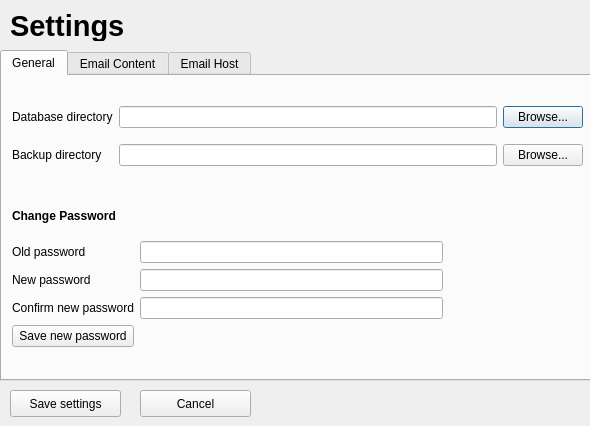
<?xml version="1.0" encoding="UTF-8"?>
<ui version="4.0">
 <class>SettingForm</class>
 <widget class="QDialog" name="SettingForm">
  <property name="geometry">
   <rect>
    <x>0</x>
    <y>0</y>
    <width>590</width>
    <height>426</height>
   </rect>
  </property>
  <property name="windowTitle">
   <string>Dialog</string>
  </property>
  <widget class="QTabWidget" name="tabWidget">
   <property name="geometry">
    <rect>
     <x>0</x>
     <y>50</y>
     <width>591</width>
     <height>331</height>
    </rect>
   </property>
   <property name="layoutDirection">
    <enum>Qt::LeftToRight</enum>
   </property>
   <property name="autoFillBackground">
    <bool>false</bool>
   </property>
   <property name="tabPosition">
    <enum>QTabWidget::North</enum>
   </property>
   <property name="tabShape">
    <enum>QTabWidget::Rounded</enum>
   </property>
   <property name="currentIndex">
    <number>0</number>
   </property>
   <property name="elideMode">
    <enum>Qt::ElideNone</enum>
   </property>
   <property name="tabsClosable">
    <bool>false</bool>
   </property>
   <widget class="QWidget" name="tab_files">
    <attribute name="title">
     <string>General</string>
    </attribute>
    <widget class="QWidget" name="gridLayoutWidget">
     <property name="geometry">
      <rect>
       <x>10</x>
       <y>20</y>
       <width>571</width>
       <height>81</height>
      </rect>
     </property>
     <layout class="QGridLayout" name="gridLayout">
      <item row="0" column="0">
       <widget class="QLabel" name="label_databaseDirectory">
        <property name="text">
         <string>Database directory</string>
        </property>
       </widget>
      </item>
      <item row="0" column="1">
       <widget class="QLineEdit" name="lineEdit_databaseDirectory"/>
      </item>
      <item row="0" column="2">
       <widget class="QPushButton" name="pushButton_browseDatabaseDirectory">
        <property name="text">
         <string>Browse...</string>
        </property>
       </widget>
      </item>
      <item row="1" column="0">
       <widget class="QLabel" name="label_backupDirectory">
        <property name="text">
         <string>Backup directory</string>
        </property>
       </widget>
      </item>
      <item row="1" column="1">
       <widget class="QLineEdit" name="lineEdit_backupDirectory"/>
      </item>
      <item row="1" column="2">
       <widget class="QPushButton" name="pushButton_browseBackupDirectory">
        <property name="text">
         <string>Browse...</string>
        </property>
       </widget>
      </item>
     </layout>
    </widget>
    <widget class="QWidget" name="gridLayoutWidget_6">
     <property name="geometry">
      <rect>
       <x>10</x>
       <y>120</y>
       <width>431</width>
       <height>151</height>
      </rect>
     </property>
     <layout class="QGridLayout" name="gridLayout_6">
      <item row="0" column="0">
       <widget class="QLabel" name="label_changePassword">
        <property name="font">
         <font>
          <weight>75</weight>
          <bold>true</bold>
         </font>
        </property>
        <property name="text">
         <string>Change Password</string>
        </property>
       </widget>
      </item>
      <item row="1" column="0">
       <widget class="QLabel" name="label_oldPassword">
        <property name="text">
         <string>Old password</string>
        </property>
       </widget>
      </item>
      <item row="2" column="0">
       <widget class="QLabel" name="label_newPassword">
        <property name="text">
         <string>New password</string>
        </property>
       </widget>
      </item>
      <item row="3" column="0">
       <widget class="QLabel" name="label_confirmNewPassword">
        <property name="text">
         <string>Confirm new password</string>
        </property>
       </widget>
      </item>
      <item row="1" column="1">
       <widget class="QLineEdit" name="lineEdit_oldPassword">
        <property name="echoMode">
         <enum>QLineEdit::Password</enum>
        </property>
       </widget>
      </item>
      <item row="2" column="1">
       <widget class="QLineEdit" name="lineEdit_newPassword">
        <property name="echoMode">
         <enum>QLineEdit::Password</enum>
        </property>
       </widget>
      </item>
      <item row="3" column="1">
       <widget class="QLineEdit" name="lineEdit_confirmNewPassword">
        <property name="echoMode">
         <enum>QLineEdit::Password</enum>
        </property>
       </widget>
      </item>
      <item row="4" column="0">
       <widget class="QPushButton" name="pushButton_saveNewPassword">
        <property name="text">
         <string>Save new password</string>
        </property>
       </widget>
      </item>
     </layout>
    </widget>
   </widget>
   <widget class="QWidget" name="tab_emailContent">
    <attribute name="title">
     <string>Email Content</string>
    </attribute>
    <widget class="QTabWidget" name="tabWidget_emailContent">
     <property name="geometry">
      <rect>
       <x>0</x>
       <y>0</y>
       <width>581</width>
       <height>291</height>
      </rect>
     </property>
     <property name="tabPosition">
      <enum>QTabWidget::West</enum>
     </property>
     <property name="currentIndex">
      <number>0</number>
     </property>
     <widget class="QWidget" name="tab_invoice">
      <attribute name="title">
       <string>Invoice</string>
      </attribute>
      <widget class="QWidget" name="gridLayoutWidget_2">
       <property name="geometry">
        <rect>
         <x>10</x>
         <y>10</y>
         <width>531</width>
         <height>271</height>
        </rect>
       </property>
       <layout class="QGridLayout" name="gridLayout_2">
        <item row="0" column="0">
         <widget class="QLabel" name="label_invoiceSubject">
          <property name="text">
           <string>Subject</string>
          </property>
         </widget>
        </item>
        <item row="1" column="0">
         <widget class="QLineEdit" name="lineEdit_invoiceSubject"/>
        </item>
        <item row="2" column="0">
         <widget class="QLabel" name="label_invoiceBody">
          <property name="text">
           <string>Body</string>
          </property>
         </widget>
        </item>
        <item row="3" column="0">
         <widget class="QPlainTextEdit" name="plainTextEdit_invoiceBody"/>
        </item>
       </layout>
      </widget>
     </widget>
     <widget class="QWidget" name="tab_receipt">
      <attribute name="title">
       <string>Receipt</string>
      </attribute>
      <widget class="QWidget" name="gridLayoutWidget_3">
       <property name="geometry">
        <rect>
         <x>10</x>
         <y>10</y>
         <width>531</width>
         <height>271</height>
        </rect>
       </property>
       <layout class="QGridLayout" name="gridLayout_3">
        <item row="0" column="0">
         <widget class="QLabel" name="label_receiptSubject">
          <property name="text">
           <string>Subject</string>
          </property>
         </widget>
        </item>
        <item row="1" column="0">
         <widget class="QLineEdit" name="lineEdit_receiptSubject"/>
        </item>
        <item row="2" column="0">
         <widget class="QLabel" name="label_receiptBody">
          <property name="text">
           <string>Body</string>
          </property>
         </widget>
        </item>
        <item row="3" column="0">
         <widget class="QPlainTextEdit" name="plainTextEdit_receiptBody"/>
        </item>
       </layout>
      </widget>
     </widget>
     <widget class="QWidget" name="tab_reminder">
      <attribute name="title">
       <string>Reminder</string>
      </attribute>
      <widget class="QWidget" name="gridLayoutWidget_4">
       <property name="geometry">
        <rect>
         <x>10</x>
         <y>10</y>
         <width>531</width>
         <height>271</height>
        </rect>
       </property>
       <layout class="QGridLayout" name="gridLayout_4">
        <item row="0" column="0">
         <widget class="QLabel" name="label_reminderSubject">
          <property name="text">
           <string>Subject</string>
          </property>
         </widget>
        </item>
        <item row="1" column="0">
         <widget class="QLineEdit" name="lineEdit_reminderSubject"/>
        </item>
        <item row="2" column="0">
         <widget class="QLabel" name="label_reminderBody">
          <property name="text">
           <string>Body</string>
          </property>
         </widget>
        </item>
        <item row="3" column="0">
         <widget class="QPlainTextEdit" name="plainTextEdit_reminderBody"/>
        </item>
       </layout>
      </widget>
     </widget>
    </widget>
   </widget>
   <widget class="QWidget" name="tab_emailHost">
    <attribute name="title">
     <string>Email Host</string>
    </attribute>
    <widget class="QWidget" name="gridLayoutWidget_5">
     <property name="geometry">
      <rect>
       <x>10</x>
       <y>10</y>
       <width>391</width>
       <height>141</height>
      </rect>
     </property>
     <layout class="QGridLayout" name="gridLayout_5">
      <item row="0" column="0">
       <widget class="QLabel" name="label_username">
        <property name="text">
         <string>Username</string>
        </property>
       </widget>
      </item>
      <item row="1" column="0">
       <widget class="QLabel" name="label_password">
        <property name="text">
         <string>Password</string>
        </property>
       </widget>
      </item>
      <item row="2" column="0">
       <widget class="QLabel" name="label">
        <property name="text">
         <string>Host address</string>
        </property>
       </widget>
      </item>
      <item row="3" column="0">
       <widget class="QLabel" name="label_2">
        <property name="text">
         <string>Host port</string>
        </property>
       </widget>
      </item>
      <item row="0" column="1">
       <widget class="QLineEdit" name="lineEdit_emailUsername">
        <property name="frame">
         <bool>true</bool>
        </property>
       </widget>
      </item>
      <item row="1" column="1">
       <widget class="QLineEdit" name="lineEdit_emailPassword">
        <property name="echoMode">
         <enum>QLineEdit::Password</enum>
        </property>
        <property name="placeholderText">
         <string/>
        </property>
       </widget>
      </item>
      <item row="2" column="1">
       <widget class="QLineEdit" name="lineEdit_emailHostAddress"/>
      </item>
      <item row="3" column="1">
       <widget class="QSpinBox" name="spinBox_emailHostPort">
        <property name="buttonSymbols">
         <enum>QAbstractSpinBox::NoButtons</enum>
        </property>
        <property name="maximum">
         <number>999999999</number>
        </property>
        <property name="value">
         <number>465</number>
        </property>
       </widget>
      </item>
     </layout>
    </widget>
   </widget>
  </widget>
  <widget class="QLabel" name="label_taskFormTitle">
   <property name="geometry">
    <rect>
     <x>10</x>
     <y>10</y>
     <width>121</width>
     <height>31</height>
    </rect>
   </property>
   <property name="font">
    <font>
     <pointsize>22</pointsize>
     <weight>75</weight>
     <bold>true</bold>
    </font>
   </property>
   <property name="text">
    <string>Settings</string>
   </property>
  </widget>
  <widget class="QPushButton" name="pushButton_save">
   <property name="geometry">
    <rect>
     <x>10</x>
     <y>390</y>
     <width>111</width>
     <height>27</height>
    </rect>
   </property>
   <property name="text">
    <string>Save settings</string>
   </property>
  </widget>
  <widget class="QPushButton" name="pushButton_cancel">
   <property name="geometry">
    <rect>
     <x>140</x>
     <y>390</y>
     <width>111</width>
     <height>27</height>
    </rect>
   </property>
   <property name="text">
    <string>Cancel</string>
   </property>
  </widget>
 </widget>
 <resources/>
 <connections/>
</ui>
